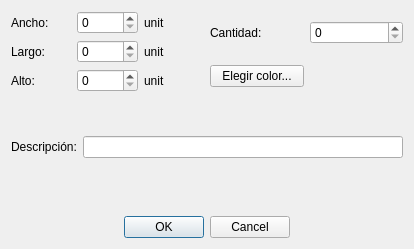
<?xml version="1.0" encoding="UTF-8"?>
<ui version="4.0">
 <class>DialogAddBox</class>
 <widget class="QDialog" name="DialogAddBox">
  <property name="geometry">
   <rect>
    <x>0</x>
    <y>0</y>
    <width>414</width>
    <height>249</height>
   </rect>
  </property>
  <property name="windowTitle">
   <string>Añadir cajas</string>
  </property>
  <layout class="QGridLayout" name="gridLayout_2">
   <item row="4" column="0" colspan="2">
    <spacer name="verticalSpacer">
     <property name="orientation">
      <enum>Qt::Vertical</enum>
     </property>
     <property name="sizeHint" stdset="0">
      <size>
       <width>378</width>
       <height>54</height>
      </size>
     </property>
    </spacer>
   </item>
   <item row="1" column="1">
    <layout class="QHBoxLayout" name="horizontalLayout_2">
     <item>
      <widget class="QPushButton" name="pushButtonPickColor">
       <property name="text">
        <string>Elegir color...</string>
       </property>
      </widget>
     </item>
     <item>
      <widget class="QLabel" name="labelColor">
       <property name="minimumSize">
        <size>
         <width>40</width>
         <height>0</height>
        </size>
       </property>
       <property name="maximumSize">
        <size>
         <width>16777215</width>
         <height>20</height>
        </size>
       </property>
       <property name="autoFillBackground">
        <bool>false</bool>
       </property>
       <property name="styleSheet">
        <string notr="true"/>
       </property>
       <property name="text">
        <string/>
       </property>
      </widget>
     </item>
    </layout>
   </item>
   <item row="3" column="0" colspan="2">
    <layout class="QHBoxLayout" name="horizontalLayout_3">
     <item>
      <widget class="QLabel" name="label_5">
       <property name="text">
        <string>Descripción:</string>
       </property>
      </widget>
     </item>
     <item>
      <widget class="QLineEdit" name="lineEditDescription"/>
     </item>
    </layout>
   </item>
   <item row="0" column="1">
    <layout class="QHBoxLayout" name="horizontalLayout">
     <item>
      <widget class="QLabel" name="label_4">
       <property name="text">
        <string>Cantidad:</string>
       </property>
      </widget>
     </item>
     <item>
      <widget class="QSpinBox" name="spinBoxCantidad">
       <property name="maximum">
        <number>9999</number>
       </property>
      </widget>
     </item>
    </layout>
   </item>
   <item row="5" column="0" colspan="2">
    <widget class="QDialogButtonBox" name="buttonBox">
     <property name="standardButtons">
      <set>QDialogButtonBox::Cancel|QDialogButtonBox::Ok</set>
     </property>
     <property name="centerButtons">
      <bool>true</bool>
     </property>
    </widget>
   </item>
   <item row="0" column="0" rowspan="2">
    <layout class="QGridLayout" name="gridLayout">
     <item row="2" column="0">
      <widget class="QLabel" name="label_3">
       <property name="text">
        <string>Alto:</string>
       </property>
      </widget>
     </item>
     <item row="1" column="1">
      <widget class="QSpinBox" name="spinBoxDimensionY">
       <property name="maximum">
        <number>9999</number>
       </property>
      </widget>
     </item>
     <item row="1" column="0">
      <widget class="QLabel" name="label_2">
       <property name="text">
        <string>Largo:</string>
       </property>
      </widget>
     </item>
     <item row="0" column="1">
      <widget class="QSpinBox" name="spinBoxDimensionX">
       <property name="maximum">
        <number>9999</number>
       </property>
      </widget>
     </item>
     <item row="0" column="0">
      <widget class="QLabel" name="label">
       <property name="text">
        <string>Ancho:</string>
       </property>
      </widget>
     </item>
     <item row="2" column="1">
      <widget class="QSpinBox" name="spinBoxDimensionZ">
       <property name="maximum">
        <number>9999</number>
       </property>
      </widget>
     </item>
     <item row="0" column="2">
      <widget class="QLabel" name="labelUnit1">
       <property name="text">
        <string>unit</string>
       </property>
      </widget>
     </item>
     <item row="1" column="2">
      <widget class="QLabel" name="labelUnit2">
       <property name="text">
        <string>unit</string>
       </property>
      </widget>
     </item>
     <item row="2" column="2">
      <widget class="QLabel" name="labelUnit3">
       <property name="text">
        <string>unit</string>
       </property>
      </widget>
     </item>
    </layout>
   </item>
   <item row="2" column="0" colspan="2">
    <spacer name="verticalSpacer_2">
     <property name="orientation">
      <enum>Qt::Vertical</enum>
     </property>
     <property name="sizeHint" stdset="0">
      <size>
       <width>20</width>
       <height>40</height>
      </size>
     </property>
    </spacer>
   </item>
  </layout>
 </widget>
 <tabstops>
  <tabstop>spinBoxDimensionX</tabstop>
  <tabstop>spinBoxDimensionY</tabstop>
  <tabstop>spinBoxDimensionZ</tabstop>
  <tabstop>spinBoxCantidad</tabstop>
 </tabstops>
 <resources/>
 <connections>
  <connection>
   <sender>buttonBox</sender>
   <signal>accepted()</signal>
   <receiver>DialogAddBox</receiver>
   <slot>accept()</slot>
   <hints>
    <hint type="sourcelabel">
     <x>261</x>
     <y>245</y>
    </hint>
    <hint type="destinationlabel">
     <x>326</x>
     <y>247</y>
    </hint>
   </hints>
  </connection>
  <connection>
   <sender>buttonBox</sender>
   <signal>rejected()</signal>
   <receiver>DialogAddBox</receiver>
   <slot>reject()</slot>
   <hints>
    <hint type="sourcelabel">
     <x>266</x>
     <y>247</y>
    </hint>
    <hint type="destinationlabel">
     <x>328</x>
     <y>279</y>
    </hint>
   </hints>
  </connection>
 </connections>
</ui>
